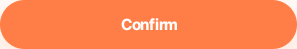
#> input picture src/templates/AGE_CONFIRM_BTN.png, 297 x 49 px; the run also reads 2 pictures not shown here
$ python -i friend_cleaner.py   (imports and definitions only)
#> lines starting #> are read from the running program, lines starting #| are printed output that depends on the picture
"""
friend_cleaner.py - CookieRun Classic Level 1 Friend Cleaner
Automated friend management:
  1. Open Friends list (800, 305)
  2. Tap Manage (290, 669)
  3. Ensure Favorites is UNCHECKED
  4. Ensure Level sort is Ascending (Level ▲)
  5. Scan visible Level 1 badges, check each one until all on-screen are selected
  6. Scroll down and repeat until no more Level 1 friends exist
  7. Tap 'Clear selection' (954, 651) -> Tap 'Confirm' (792, 457)
  8. Tap 'X' (1008, 79) to return to Lobby
  9. Configurable interval timer & multi-device selection
"""

import os
import sys
import time
import random
import threading
from typing import Dict, List, Optional, Any, Tuple

# [7 lines not run here, left out]

import cv2
import numpy as np


try:
    from .adb import (
        _format_target,
        _run_cmd,
        get_adb_path,
        device_capture_screen,
        resolve_emulator_name,
        clear_system_memory,
    )
except ImportError:
    from adb import (
        _format_target,
        _run_cmd,
        get_adb_path,
        device_capture_screen,
        resolve_emulator_name,
        clear_system_memory,
    )

# Coordinates on 1280x720 (User-calibrated)
LOBBY_FRIENDS_BUTTON = (801, 302)      # แตะ: (801, 302) ปุ่มเพื่อน
LEVEL_SORT_BUTTON = (565, 150)         # แตะ: (565, 150) ปุ่มกรองเวล
MANAGE_BUTTON = (326, 651)             # แตะ: (326, 651) ปุ่ม manage
FRIEND_ROW_POINTS = [                  # แตะเพื่อนเวลหนึ่งสี่จุด (ที่ปุ่มดาวเลือก)
    (980, 236),
    (980, 340),
    (980, 445),
    (980, 550),
]
CLEAR_SELECTION_BUTTON = (956, 650)    # แตะ: (956, 650) ปุ่มเคลียร์สีแดง (Clear selection)
CONFIRM_REMOVE_BUTTON = (777, 455)     # แตะ: (777, 455) ปุ่มยืนยันลบสีเขียว (Confirm)
MANAGE_CLOSE_BUTTON = (1054, 52)       # แตะ: (1054, 52) ปุ่ม X ออกจากหน้า Manage (Select a friend to remove)
FRIENDS_CLOSE_BUTTON = (1009, 69)      # แตะ: (1009, 69) ปุ่ม X หน้ารายชื่อเพื่อนปกติ กลับสู่หน้าหลัก
GIFT_CLOSE_BUTTON = (1113, 109)        # แตะ: (1113, 109) ปุ่มปิดหน้า gift

# Mailbox & Receive Hearts coordinates (1280x720)
LOBBY_MAILBOX_BUTTON = (686, 677)      # ปุ่มกล่องจดหมายที่หน้าหลัก
MAILBOX_LIVES_TAB = (645, 175)         # แท็บ Lives
MAILBOX_QUICK_RECEIVE = (640, 601)     # ปุ่ม Quick Receive & Send Lives
MAILBOX_CLOSE_BUTTON = (1130, 88)      # ปุ่ม X ปิดกล่องจดหมาย (1130, 88)


TEMPLATE_DIR = os.path.join(os.path.dirname(__file__), "templates")
LVL1_TEMPLATE_PATH = os.path.join(TEMPLATE_DIR, "level1_badge.png")
NO_LIVES_TEMPLATE_PATH = os.path.join(TEMPLATE_DIR, "no_lives_text.png")
MAILBOX_TITLE_TEMPLATE = os.path.join(TEMPLATE_DIR, "mailbox_title.png")
NO_LIVES_RECEIVED_TEMPLATE = os.path.join(TEMPLATE_DIR, "no_lives_received.png")
FRIENDS_DIALOG_X_TEMPLATE_PATH = os.path.join(TEMPLATE_DIR, "FRIENDS_DIALOG_X_BTN.png")
MANAGE_MODE_X_TEMPLATE_PATH = os.path.join(TEMPLATE_DIR, "MANAGE_MODE_X_BTN.png")

# Global stop event — ถูก set เมื่อกด Stop บน web dashboard
# ทุก loop ใน friend_cleaner จะ check ก่อน action ด้วย _should_stop()
_GLOBAL_STOP_EVENT = threading.Event()


def _should_stop() -> bool:
    """Returns True if user has requested bot to stop. ใช้ check ใน loop ยาวๆ ทุก function."""
    return _GLOBAL_STOP_EVENT.is_set()


def stop_all():
    """Signals all running cleaner loops to stop immediately."""
    _GLOBAL_STOP_EVENT.set()


def reset_stop():
    """Resets the stop signal so new tasks can run."""
    _GLOBAL_STOP_EVENT.clear()

# [20 lines left out: functions _adb_tap, _adb_swipe, not called in this run]


def is_all_lives_received_and_sent(screen: Optional[np.ndarray], threshold: float = 0.75) -> bool:
    """
    Detects if the 'All Lives received and sent!' dialog popup is visible on screen.
    """
    if screen is None:
        return False
    p = os.path.join(TEMPLATE_DIR, "ALL_LIVES_RECEIVED_AND_SENT_1.png")
    if not os.path.exists(p):
        return False
    tmpl = cv2.imread(p)
    if tmpl is None:
        return False
    h, w = screen.shape[:2]
    if (w, h) != (1280, 720):
        screen = cv2.resize(screen, (1280, 720))
    roi = screen[250:420, 400:880]
    res = cv2.matchTemplate(roi, tmpl, cv2.TM_CCOEFF_NORMED)
    return float(np.max(res)) >= threshold


def is_no_lives_to_receive(screen: Optional[np.ndarray], threshold: float = 0.75) -> bool:
    """
    Detects if the 'No Lives to receive!' dialog popup is visible on screen.
    When this appears, all lives have been claimed and the receiving routine should stop immediately.
    """
    if screen is None:
        return False
    p = os.path.join(TEMPLATE_DIR, "no_lives_text.png")
    if not os.path.exists(p):
        p = os.path.join(TEMPLATE_DIR, "NO_LIVES_TO_RECEIVE_1.png")
        if not os.path.exists(p):
            return False
    tmpl = cv2.imread(p)
    if tmpl is None:
        return False
    h, w = screen.shape[:2]
    if (w, h) != (1280, 720):
        screen = cv2.resize(screen, (1280, 720))
    roi = screen[250:420, 400:880]
    res = cv2.matchTemplate(roi, tmpl, cv2.TM_CCOEFF_NORMED)
    return float(np.max(res)) >= threshold


def _has_dialog_overlay(screen: np.ndarray) -> bool:
    """
    ตรวจว่าหน้าจอมี modal dialog popup (มีพื้นหลังมืด dimming จริงๆ).
    ใช้เฉพาะ dark corners เพื่อป้องกัน false positive กับ Friends dialog (ขาวแต่ไม่ dim)
    - Modal popup จริง: เกมจะ dim พื้นหลัง → corners มืดลง (< 80)
    - Friends dialog / Mailbox: ไม่ dim corners → corners ยังสว่าง
    """
    h, w = screen.shape[:2]
    if (w, h) != (1280, 720):
        screen = cv2.resize(screen, (1280, 720))

    # ตรวจ semi-transparent dark overlay: ขอบนอกจอ (corners) มืดกว่าปกติ
    # เมื่อมี modal popup เกมจะ dim พื้นหลัง → corners มืดลงชัดเจน
    corners = [
        screen[0:80, 0:120],        # top-left
        screen[0:80, 1160:1280],    # top-right
        screen[640:720, 0:120],     # bottom-left
        screen[640:720, 1160:1280], # bottom-right
    ]
    corner_brightness = [float(c.mean()) for c in corners]
    avg_corner = sum(corner_brightness) / len(corner_brightness)

    # เมื่อมี dim overlay มุมของจะมืดลง (< 80)
    # Friends dialog / Mailbox ไม่ dim corners → avg_corner จะสูงกว่า
    return avg_corner < 80


def is_turn_off_lives_warning(screen: Optional[np.ndarray]) -> bool:
    """
    ตรวจจับ dialog เตือน "If you turn this off, you won't receive messages from friends!"
    มีปุ่ม Cancel (สีเทา) ทางซ้าย และ Confirm (สีเขียว) ทางขวา
    บอตต้องกด Cancel เสมอ ไม่งั้นจะปิดการรับหัวใจจากเพื่อน!
    """
    if screen is None:
        return False
    h, w = screen.shape[:2]

    # 1. เช็คข้อความบน Pop-up ด้วย Template matching 'TURN_OFF_MSG_DIALOG.png' (multiscale)
    tmpl_msg_path = os.path.join(TEMPLATE_DIR, "TURN_OFF_MSG_DIALOG.png")
    if os.path.exists(tmpl_msg_path):
        tmpl_msg = cv2.imread(tmpl_msg_path)
        if tmpl_msg is not None:
            for s in [0.65, 0.70, 0.75, 0.80, 0.85, 0.90, 0.95, 1.0, 1.05]:
                ts = cv2.resize(tmpl_msg, (0, 0), fx=s, fy=s)
                if ts.shape[0] <= screen.shape[0] and ts.shape[1] <= screen.shape[1]:
                    res = cv2.matchTemplate(screen, ts, cv2.TM_CCOEFF_NORMED)
                    if float(np.max(res)) >= 0.48:
                        return True

    # 2. ตรวจปุ่ม Cancel สีเทา ทางซ้าย และ Confirm สีเขียว ทางขวา (ในพิกัด 1280x720)
    if (w, h) != (1280, 720):
        screen_1280 = cv2.resize(screen, (1280, 720))
    else:
        screen_1280 = screen

    roi_cancel = screen_1280[425:485, 470:660]
    gray_cancel = (
        (roi_cancel[:, :, 0].astype(int) > 90) & (roi_cancel[:, :, 0].astype(int) < 210) &
        (np.abs(roi_cancel[:, :, 0].astype(int) - roi_cancel[:, :, 1].astype(int)) < 30) &
        (np.abs(roi_cancel[:, :, 1].astype(int) - roi_cancel[:, :, 2].astype(int)) < 30)
    )

    roi_confirm = screen_1280[425:485, 660:870]
    green_confirm = (
        (roi_confirm[:, :, 1] > 130) &
        (roi_confirm[:, :, 0] < 120) &
        (roi_confirm[:, :, 2] < 180)
    )

    # ต้องมีทั้ง Cancel เทา + Confirm เขียว
    if gray_cancel.sum() > 600 and green_confirm.sum() > 600:
        # แยก 'Send a free Life?' vs 'If you turn this off'
        # ถ้ามีข้อความ 'a free Life' แสดงว่าเป็นหน้าต่างส่งใจ ไม่ใช่ turn off warning
        p_free_life = os.path.join(TEMPLATE_DIR, "A_FREE_LIFE_TEXT.png")
        if os.path.exists(p_free_life):
            t_life = cv2.imread(p_free_life)
            if t_life is not None:
                res_life = cv2.matchTemplate(screen_1280[200:320, 420:700], t_life, cv2.TM_CCOEFF_NORMED)
                if float(np.max(res_life)) >= 0.70:
                    return False

        # ถ้ามีปุ่ม X วงกลมเทาที่มุมขวาบน dialog (X:600..680, Y:140..220) แสดงว่าเป็น Send Life dialog
        roi_round_x = screen_1280[140:220, 600:680]
        gray_circ = (roi_round_x[:, :, 0] > 90) & (roi_round_x[:, :, 0] < 180) & \
                    (np.abs(roi_round_x[:, :, 0].astype(int) - roi_round_x[:, :, 1].astype(int)) < 25) & \
                    (np.abs(roi_round_x[:, :, 1].astype(int) - roi_round_x[:, :, 2].astype(int)) < 25)
        white_x = (roi_round_x[:, :, 0] > 220) & (roi_round_x[:, :, 1] > 220) & (roi_round_x[:, :, 2] > 220)
        if gray_circ.sum() > 400 and white_x.sum() > 50:
            return False

        # ไม่มีทั้งปุ่ม X และไม่ใช่ Send Life -> เป็น Turn Off Warning จริง
        return True

    return False


def get_turn_off_lives_cancel_pos() -> Tuple[int, int]:
    """Returns Cancel button center position for 'If you turn this off' dialog."""
    return (560, 452)


def _find_green_confirm_button(screen: Optional[np.ndarray], require_overlay: bool = True) -> Optional[Tuple[int, int]]:
    """
    Detects green Confirm button in center dialog popup area.
    Handles 'Send ... a free Life?', 'All Lives received and sent!', and 'No Lives to receive!'.

    Args:
        require_overlay: True = ต้องมี dark overlay (ใช้ใน lobby context)
                         False = ไม่ต้องมี overlay (ใช้ใน mailbox context)
    """
    if screen is None:
        return None
    h, w = screen.shape[:2]
    if (w, h) != (1280, 720):
        screen = cv2.resize(screen, (1280, 720))

    # 0. ถ้าเจอ dialog เตือนปิดรับใจ ต้องไม่กด Confirm เด็ดขาด! (return None ทันที)
    if is_turn_off_lives_warning(screen):
        return None

    # 1. Template match CONFIRM_SEND_LIFE_1.png (2-button popup: Cancel / Confirm)
    p_send = os.path.join(TEMPLATE_DIR, "CONFIRM_SEND_LIFE_1.png")
    if os.path.exists(p_send):
        tmpl = cv2.imread(p_send)
        if tmpl is not None:
            res = cv2.matchTemplate(screen[300:580, 400:960], tmpl, cv2.TM_CCOEFF_NORMED)
            if float(np.max(res)) >= 0.72:
                _, max_val, _, max_loc = cv2.minMaxLoc(res)
                th, tw = tmpl.shape[:2]
                return (400 + max_loc[0] + tw // 2, 300 + max_loc[1] + th // 2)

    # 2. Template match CONFIRM_BUTTON_1.png (1-button popup)
    p_conf = os.path.join(TEMPLATE_DIR, "CONFIRM_BUTTON_1.png")
    if os.path.exists(p_conf):
        tmpl = cv2.imread(p_conf)
        if tmpl is not None:
            res = cv2.matchTemplate(screen[300:580, 380:900], tmpl, cv2.TM_CCOEFF_NORMED)
            if float(np.max(res)) >= 0.70:
                _, max_val, _, max_loc = cv2.minMaxLoc(res)
                th, tw = tmpl.shape[:2]
                return (380 + max_loc[0] + tw // 2, 300 + max_loc[1] + th // 2)

    # 3. Check if popup title is visible (No Lives or All Lives)
    if is_no_lives_to_receive(screen) or is_all_lives_received_and_sent(screen):
        return (640, 462)

    # 4. Color detection for green Confirm button
    #    require_overlay=True: ใช้ใน lobby — ต้องมี dark overlay ก่อน (ป้องกัน false positive)
    #    require_overlay=False: ใช้ใน mailbox — ไม่ต้องการ overlay (mailbox มี popup สีเขียวจริงเสมอ)
    if not require_overlay or _has_dialog_overlay(screen):
        # ค้นหาใน range ที่กว้างขึ้น เพื่อครอบ dialog ทั้งใน lobby และ mailbox
        roi_btn = screen[350:530, 440:870]
        green = (roi_btn[:, :, 1] > 150) & (roi_btn[:, :, 0] < 110) & (roi_btn[:, :, 2] < 180)
        if green.sum() > (1200 if not require_overlay else 2500):
            ys, xs = np.where(green)
            return (int(xs.mean()) + 440, int(ys.mean()) + 350)

    return None


def is_at_lobby(screen: Optional[np.ndarray]) -> bool:
    """
    Check if game is currently at the Lobby (Home screen).
    1. Checks for the large vibrant green 'Play!' button at bottom-right (X=600..900, Y=620..700).
    2. Fallback: Checks for lobby templates (friends_lobby_btn.png, MAINMENU_1.png).
    """
    if screen is None:
        return False
    h, w = screen.shape[:2]
    if h >= 700 and w >= 900:
        roi = screen[620:700, 600:900]
        green = (roi[:, :, 1] > 180) & (roi[:, :, 0] < 80) & (roi[:, :, 2] < 150)
        if green.sum() > 2000:
            return True

    for tmpl_name in ["friends_lobby_btn.png", "MAINMENU_1.png"]:
        p = os.path.join(TEMPLATE_DIR, tmpl_name)
        if os.path.exists(p):
            t = cv2.imread(p)
            if t is not None and t.shape[0] <= screen.shape[0] and t.shape[1] <= screen.shape[1]:
                res = cv2.matchTemplate(screen, t, cv2.TM_CCOEFF_NORMED)
                if float(np.max(res)) >= 0.85:
                    return True
    return False


def is_no_lives_received_screen(screen: Optional[np.ndarray]) -> bool:
    """Check if mailbox is on Lives tab and displays 'No Lives received!'"""
    if screen is None:
        return False
    h, w = screen.shape[:2]
    if (w, h) != (1280, 720):
        screen = cv2.resize(screen, (1280, 720))
    if os.path.exists(NO_LIVES_RECEIVED_TEMPLATE):
        t = cv2.imread(NO_LIVES_RECEIVED_TEMPLATE)
        if t is not None:
            res = cv2.matchTemplate(screen[400:600, 450:850], t, cv2.TM_CCOEFF_NORMED)
            if float(np.max(res)) >= 0.75:
                return True
    return False


def is_mailbox_open(screen: Optional[np.ndarray]) -> bool:
    """
    Check if the Mailbox dialog is currently open on screen.
    1. Must not be at Lobby.
    2. Check the teal header title 'Mailbox' (X: 480..750, Y: 60..150).
    3. Check the green 'Quick Receive & Send Lives' button area: (X: 400..880, Y: 580..620).
    4. If modal popup is active over mailbox (Confirm button present), returns True.
    5. If 'No Lives received!' empty text is displayed, returns True.
    """
    if screen is None or is_at_lobby(screen):
        return False
    h, w = screen.shape[:2]
    if (w, h) != (1280, 720):
        screen = cv2.resize(screen, (1280, 720))

    # 1. Check header title "Mailbox"
    if os.path.exists(MAILBOX_TITLE_TEMPLATE):
        t = cv2.imread(MAILBOX_TITLE_TEMPLATE)
        if t is not None and t.shape[0] <= screen.shape[0] and t.shape[1] <= screen.shape[1]:
            res = cv2.matchTemplate(screen[60:150, 480:750], t, cv2.TM_CCOEFF_NORMED)
            if float(np.max(res)) >= 0.75:
                return True

    # 2. Quick Receive button green
    roi = screen[580:620, 400:880]
    green = (roi[:, :, 1] > 130) & (roi[:, :, 0] < 110) & (roi[:, :, 2] < 160)
    if green.sum() > 1000:
        return True

    # 3. If Confirm dialog is open inside mailbox
    if _find_green_confirm_button(screen) is not None:
        return True

    # 4. Check "No Lives received!" empty state
    if is_no_lives_received_screen(screen):
        return True

    return False


def find_normal_friends_close_btn(screen: Optional[np.ndarray], threshold: float = 0.72) -> Optional[Tuple[int, int]]:
    """
    Detects 'X' close button of Friends dialog in NORMAL mode (with Friends/Find/Request tabs).
    Returns (1009, 69) if detected, otherwise None.
    """
    if screen is None or not os.path.exists(FRIENDS_DIALOG_X_TEMPLATE_PATH):
        return None
    tmpl = cv2.imread(FRIENDS_DIALOG_X_TEMPLATE_PATH)
    if tmpl is None:
        return None
    h, w = screen.shape[:2]
    if (w, h) != (1280, 720):
        screen = cv2.resize(screen, (1280, 720))
    roi = screen[30:140, 900:1120]
    res = cv2.matchTemplate(roi, tmpl, cv2.TM_CCOEFF_NORMED)
    min_val, max_val, min_loc, max_loc = cv2.minMaxLoc(res)
    if max_val >= threshold:
        return FRIENDS_CLOSE_BUTTON
    return None


def find_manage_mode_close_btn(screen: Optional[np.ndarray], threshold: float = 0.80) -> Optional[Tuple[int, int]]:
    """
    Detects 'X' close button in MANAGE mode ('Select a friend to remove!').
    Returns (1054, 52) if detected, otherwise None.
    """
    if screen is None or not os.path.exists(MANAGE_MODE_X_TEMPLATE_PATH):
        return None
    tmpl = cv2.imread(MANAGE_MODE_X_TEMPLATE_PATH)
    if tmpl is None:
        return None
    h, w = screen.shape[:2]
    if (w, h) != (1280, 720):
        screen = cv2.resize(screen, (1280, 720))
    roi = screen[20:100, 1000:1120]
    res = cv2.matchTemplate(roi, tmpl, cv2.TM_CCOEFF_NORMED)
    min_val, max_val, min_loc, max_loc = cv2.minMaxLoc(res)
    if max_val >= threshold:
        return MANAGE_CLOSE_BUTTON
    return None


def is_in_manage_friends_mode(screen: Optional[np.ndarray]) -> Optional[Tuple[int, int]]:
    """
    Checks if device is currently in Manage Friends mode ('Select a friend to remove!').
    Returns coordinate of 'Clear selection' button if detected, else None.
    """
    if screen is None or is_at_lobby(screen) or is_mailbox_open(screen):
        return None
    h, w = screen.shape[:2]
    if (w, h) != (1280, 720):
        screen = cv2.resize(screen, (1280, 720))
    # Red button at bottom right (600..715, 650..1100)
    roi = screen[600:715, 650:1100]
    red_mask = (roi[:, :, 2] > 160) & (roi[:, :, 1] < 80) & (roi[:, :, 0] < 80)
    if red_mask.sum() > 800:
        ys, xs = np.where(red_mask)
        return (int(xs.mean()) + 650, int(ys.mean()) + 600)
    # Check Manage mode X button
    if find_manage_mode_close_btn(screen) is not None:
        return CLEAR_SELECTION_BUTTON
    return None


# [10 lines left out: function find_friends_dialog_close_btn, not called in this run]


def is_friends_dialog_open(screen: Optional[np.ndarray]) -> bool:
    """
    Check if Friends list popup is open on screen (either Normal or Manage mode).
    Must NOT be Lobby, and must NOT be Mailbox.
    """
    if screen is None or is_at_lobby(screen) or is_mailbox_open(screen):
        return False
    if is_in_manage_friends_mode(screen) is not None:
        return True
    if find_normal_friends_close_btn(screen) is not None:
        return True
    # Check for cyan Manage button at (326, 651) in normal friends dialog
    h, w = screen.shape[:2]
    if (w, h) != (1280, 720):
        screen = cv2.resize(screen, (1280, 720))
    manage_roi = screen[630:680, 240:370]
    cyan = (manage_roi[:, :, 0] > 130) & (manage_roi[:, :, 1] > 130) & (manage_roi[:, :, 2] < 100)
    if cyan.sum() > 2500:
        return True
    return False


GAME_PACKAGE = "com.devsisters.crg"


def check_banner_or_news_popup(img: Optional[np.ndarray]) -> Optional[Tuple[int, int]]:
    """
    ตรวจจับหน้าต่างข่าวสาร/ประกาศ/แบนเนอร์/กิจกรรมทั้งหมด ที่มีปุ่ม X เทากลม
    อ้างอิงวิธีตรวจจับจาก heart_farmer.py:
      1. ตรวจจับตำแหน่งหลักที่ (1125, 72)
      2. ตรวจจับแบบพลวัตทั่วทั้งมุมขวาบน (x: 1050..1260, y: 15..130) สำหรับกิจกรรม Cookie Challenge ฯลฯ
    คืนค่าพิกัด (x, y) ของปุ่ม X หรือ None ถ้าไม่พบ
    """
    if img is None:
        return None
    # อย่าแตะปิดถ้าหน้าต่างที่เปิดอยู่คือกล่องข้อความหรือหน้าต่างเพื่อน
    if is_mailbox_open(img) or is_friends_dialog_open(img):
        return None
    h, w = img.shape[:2]
    if (w, h) != (1280, 720):
        img = cv2.resize(img, (1280, 720))

    # 1. ตรวจสอบพิกัดมาตรฐานจาก heart_farmer: (1125, 72)
    btn_roi = img[50:95, 1105:1145]
    grey = (np.abs(btn_roi[:, :, 0].astype(int) - btn_roi[:, :, 1].astype(int)) < 15) & \
           (np.abs(btn_roi[:, :, 1].astype(int) - btn_roi[:, :, 2].astype(int)) < 15) & \
           (btn_roi[:, :, 0] > 90) & (btn_roi[:, :, 0] < 170)
    white = (btn_roi[:, :, 0] > 200) & (btn_roi[:, :, 1] > 200) & (btn_roi[:, :, 2] > 200)
    if grey.sum() > 300 and white.sum() > 60:
        return (1125, 72)

    # 2. ตรวจสอบปุ่ม X เทากลมในบริเวณมุมขวาบนของหน้าต่างป็อปอัป (x: 1050..1260, y: 15..130)
    roi = img[15:130, 1050:1260]
    diff1 = np.abs(roi[:, :, 0].astype(int) - roi[:, :, 1].astype(int))
    diff2 = np.abs(roi[:, :, 1].astype(int) - roi[:, :, 2].astype(int))
    mask_grey = (diff1 < 20) & (diff2 < 20) & (roi[:, :, 0] > 100) & (roi[:, :, 0] < 185)
    mask_white = (roi[:, :, 0] > 210) & (roi[:, :, 1] > 210) & (roi[:, :, 2] > 210)

    n, _, stats, centroids = cv2.connectedComponentsWithStats(mask_grey.astype(np.uint8))
    for i in range(1, n):
        area = stats[i, cv2.CC_STAT_AREA]
        if 250 < area < 3500:
            cx = int(centroids[i][0])
            cy = int(centroids[i][1])
            sub_w = mask_white[max(0, cy-15):min(roi.shape[0], cy+15), max(0, cx-15):min(roi.shape[1], cx+15)]
            if sub_w.sum() > 25:
                real_x = 1050 + cx
                real_y = 15 + cy
                return (real_x, real_y)

    return None


# [784 lines left out: functions check_select_mode_popup, clear_all_lobby_popups, stop_game_app, is_game_process_running, start_game_app, launch_game_and_wait_lobby and 7 more, not called in this run]


class FriendCleanerScheduler:
    """
    Manages background scheduled execution of Level 1 Friend Cleaning:
    - Interval timer (in minutes)
    - Target devices
    - Thread-safe execution
    """
    def __init__(self):
        self.lock = threading.Lock()
        self.is_running = False
        self.interval_minutes = 30
        self.target_devices: List[str] = []
        self._thread: Optional[threading.Thread] = None
        self._stop_event = threading.Event()
        self.last_run_time: Optional[float] = None
        self.next_run_time: Optional[float] = None
        self.history: List[Dict[str, Any]] = []
        self.current_device: Optional[str] = None
        self.current_step: str = "พร้อมทำงาน"
        self.device_statuses: Dict[str, Dict[str, Any]] = {}

    # [124 lines left out: functions set_step, start, stop, get_status, _worker_loop, not called in this run]


# Global singleton
friend_cleaner_scheduler = FriendCleanerScheduler()


# [13 lines not run here, left out]

>>> import cv2
>>> picture = cv2.imread('templates/AGE_CONFIRM_BTN.png')
#> picture is the input picture: shape (49, 297, 3); mean B, G, R 80.7, 132.9, 255
>>> result = check_banner_or_news_popup(picture)
#> in is_mailbox_open, `screen = cv2.resize(screen, (1280, 720))`:
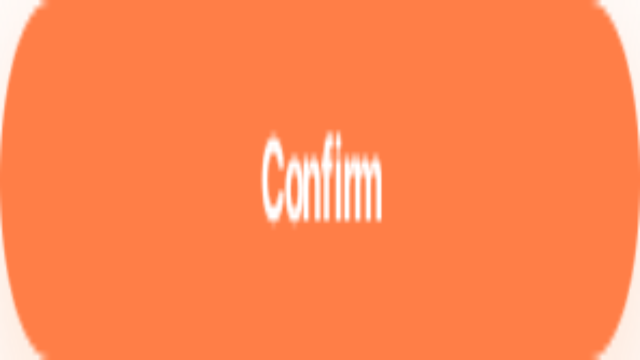
#> screen: shape (720, 1280, 3) (shown at 1/2 size); mean of channels 0, 1, 2 80.7, 132.9, 255; drawn as B, G, R
#> in is_mailbox_open, `roi = screen[580:620, 400:880]`:
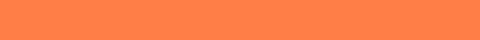
#> roi: shape (40, 480, 3); mean of channels 0, 1, 2 71, 126, 255; drawn as B, G, R
#> in is_turn_off_lives_warning, `roi_cancel = screen_1280[425:485, 470:660]`:
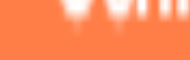
#> roi_cancel: shape (60, 190, 3); mean of channels 0, 1, 2 91.8, 140.6, 255; drawn as B, G, R
#> in is_turn_off_lives_warning, `roi_confirm = screen_1280[425:485, 660:870]`:
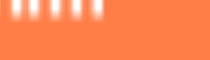
#> roi_confirm: shape (60, 210, 3); mean of channels 0, 1, 2 83.2, 134.6, 255; drawn as B, G, R
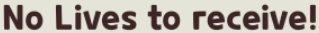
#> input picture src/templates/no_lives_text.png, 319 x 33 px
#> in is_no_lives_to_receive, tmpl is the input picture: shape (33, 319, 3); mean B, G, R 161.1, 169.4, 176.8
#> in is_no_lives_to_receive, `roi = screen[250:420, 400:880]`:
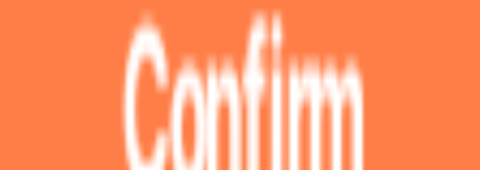
#> roi: shape (170, 480, 3); mean of channels 0, 1, 2 108.3, 152.1, 255; drawn as B, G, R
#> (the rest of the program and of its run is left out)
